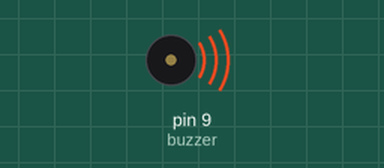
This sketch was run on a simulated Arduino Uno, built with avr-gcc and run on an emulated ATmega328P. Parts: buzzer (waves = sounding).

Above: at 0.5 s.
At 10.5 s:
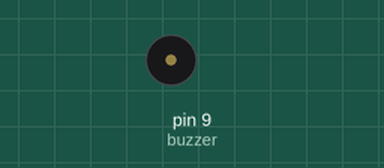
Timing chart, 0 to 14.3 s (numbered marks = the images above):
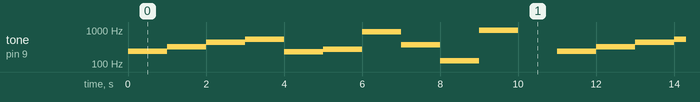

Measured:
- by itself, tone on pin 9 (buzzer): repeats every 11.0 s: 324 Hz 1.0 s, 432 Hz 1.0 s, 543 Hz 1.0 s, 232 Hz 1.0 s, 267 Hz 1.0 s, 876 Hz 1.0 s, 368 Hz 1.0 s, 123 Hz 1.0 s, 980 Hz 1.0 s, silent 1.0 s, 234 Hz 1.0 s

The sketch:

different_frequency_notes.ino
```cpp
//creates notes of different frequency

int buzzer = 9;
void setup(){
  pinMode(buzzer, OUTPUT); //sets digital pin as output
}

void loop(){
  // creating more notes by changing frequency and duration
  int notes[10]={234,324,432,543,232,267,876,368,123,980}; // an array having different frequency
//  {234,264,234,314,294,234,264,354,314} : Birthday note

  for(int i=0;i<10;i++){
    tone(buzzer,notes[i]);
    delay(1000);
  }
  noTone(buzzer); //stops tone
  delay(1000);
}
```
